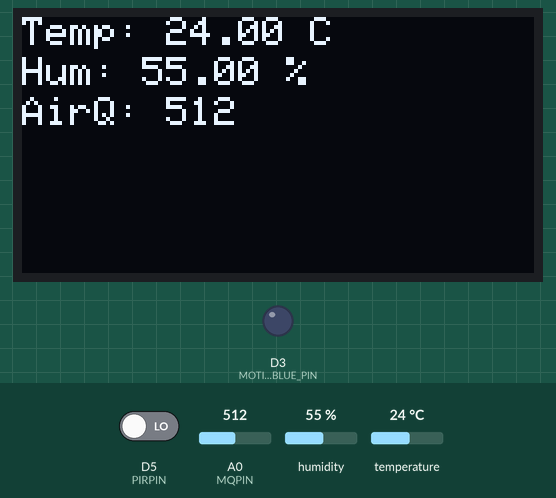
Recording of a sketch running on a simulated ESP8266 (NodeMCU). On the bench: 128×64 one-colour display, output pins drawn as LEDs (lit = HIGH). The test bench sets the inputs (shaded band); at power-on: humidity 55 %, D5 (PIRPIN) LOW, A0 (MQPIN) = 512, temperature 24 °C. WiFi joins after 1.5 s; servers stay silent unless stated; uploads are accepted with an empty reply; web services answer with replies made up by the test bench; what the sketch prints to the serial monitor is not drawn.

Above: at 2.7 s.
2.8 s: humidity set to 22 %
At 8.1 s:
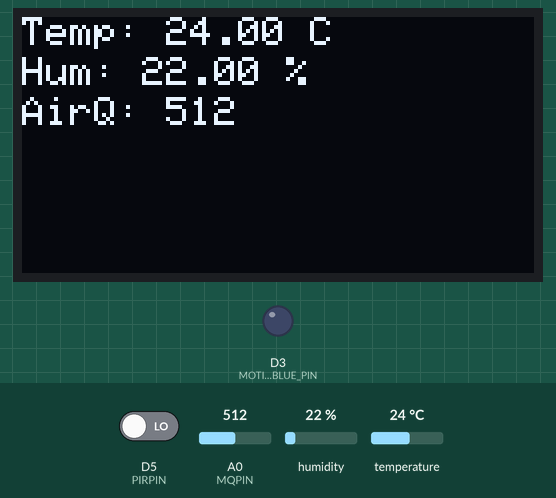
9.0 s: D5 (PIRPIN) driven HIGH
At 13.7 s:
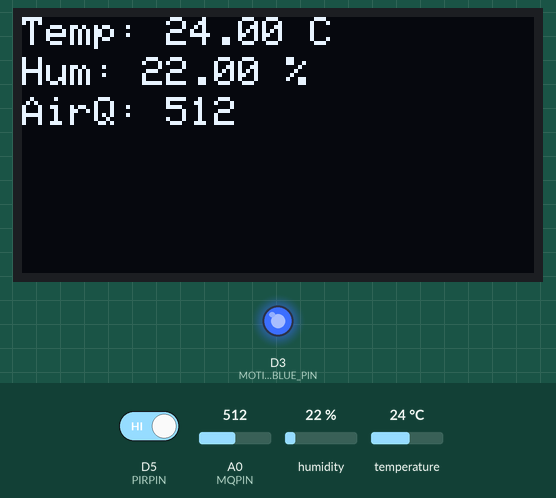
15.2 s: A0 (MQPIN) set to 716
At 19.3 s:
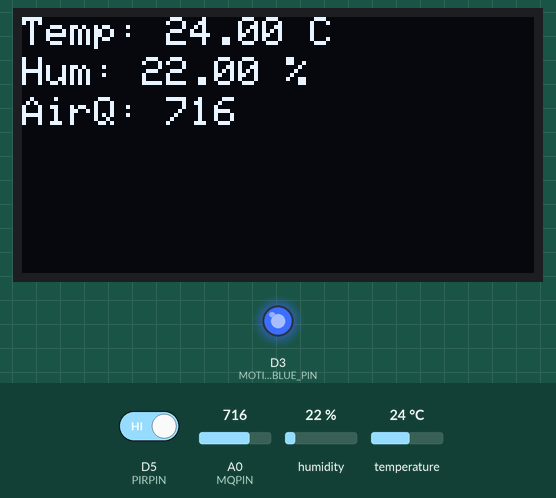
21.4 s: temperature set to 12 °C
At 24.3 s:
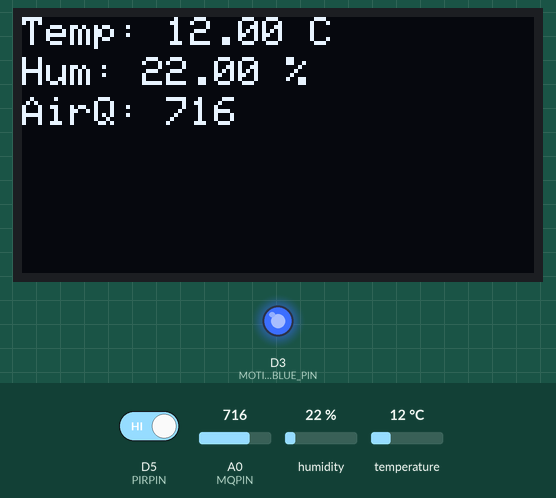
27.6 s: A0 (MQPIN) set to 900
At 30.6 s:
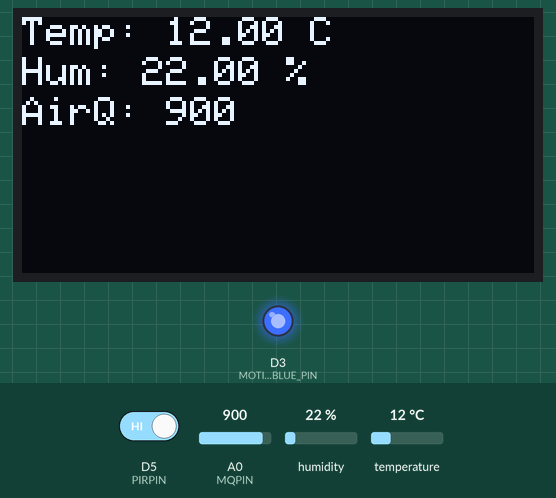
33.8 s: humidity set to 40 %
At 35.6 s:
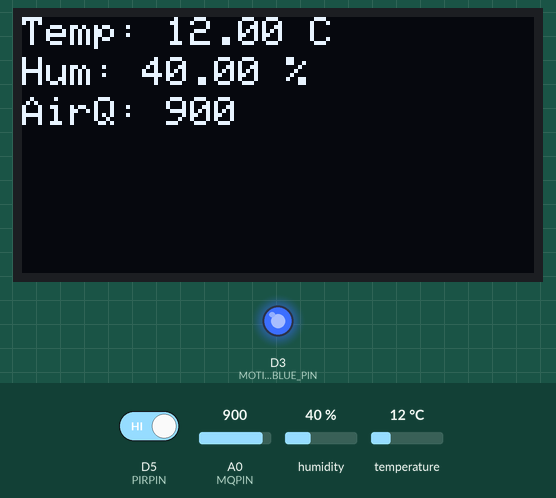
Timing chart, 0 to 37.1 s (numbered marks = the images above; inputs shaded):
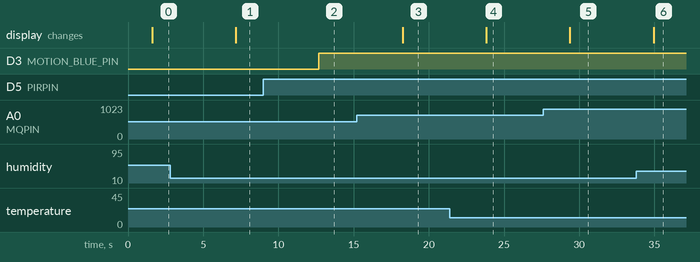

Measured:
- after the input at 2.8 s, the display: changes after 4.4 s (image 1)
- after the input at 9.0 s, D3 (MOTION_BLUE_PIN): LOW → HIGH after 3.7 s
- after the input at 15.2 s, the display: changes after 3.1 s (image 3)
- after the input at 21.4 s, the display: changes after 2.4 s (image 4)
- after the input at 27.6 s, the display: changes after 1.8 s (image 5)
- after the input at 33.8 s, the display: changes after 1.1 s (image 6)

The sketch:

main.ino.ino
```cpp
#include <ESP8266WiFi.h>
#include <DHT.h>
#include <ESP8266HTTPClient.h>
#include <ArduinoJson.h>
#include <TinyGPS++.h>
#include <Wire.h>
#include <Adafruit_GFX.h>
#include <Adafruit_SSD1306.h>

// OLED display settings
#define SCREEN_WIDTH 128 // OLED display width, in pixels
#define SCREEN_HEIGHT 64 // OLED display height, in pixels

// Declaration for an SSD1306 display connected to I2C (SDA, SCL pins)
#define OLED_RESET -1 // Reset pin # (or -1 if sharing Arduino reset pin)
Adafruit_SSD1306 display(SCREEN_WIDTH, SCREEN_HEIGHT, &Wire, OLED_RESET);

// Pin Definitions
#define DHTPIN D6 // GPIO12
#define DHTTYPE DHT11
#define MQPIN A0
#define PIRPIN D5 // GPIO14
#define MOTION_BLUE_PIN D3 // GPIO0

// GPS Pin Definitions
#define RX_PIN D7 // GPIO13
#define TX_PIN D8 // GPIO15

// WiFi and Server Configuration
const char* ssid = "Visitors";
const char* password = "";
const char* serverName = "http://10.72.48.18:3000/api/sensor_data";

DHT dht(DHTPIN, DHTTYPE);
TinyGPSPlus gps;

const int motionDebounceDelay = 500; // milliseconds for debouncing
unsigned long lastMotionTime = 0;
bool motionDetected = false;

void setup() {
    Serial.begin(115200);
    Serial1.begin(9600); // Initialize Serial1 for GPS module
    while (!Serial) { ; } // Wait for Serial to be ready

    Serial.println(F("Starting setup..."));

    dht.begin();
    pinMode(MQPIN, INPUT);
    pinMode(PIRPIN, INPUT);
    pinMode(MOTION_BLUE_PIN, OUTPUT);

    // Initialize I2C for OLED display
    Wire.begin(D2, D1); // SDA = D2 (GPIO4), SCL = D1 (GPIO5)

    Serial.println(F("Initializing OLED display..."));
    if (!display.begin(SSD1306_SWITCHCAPVCC, 0x3C)) { // 0x3C is a common I2C address for OLED displays
        Serial.println(F("SSD1306 allocation failed"));
        while (1); // Stay here if there is a problem
    }

    display.clearDisplay();
    display.setTextSize(1);
    display.setTextColor(WHITE);
    display.setCursor(0, 0);
    display.println(F("Setup Complete"));
    display.display();
    Serial.println(F("OLED display initialized"));

    Serial.println(F("Connecting to WiFi..."));
    WiFi.begin(ssid, password);
    while (WiFi.status() != WL_CONNECTED) {
        delay(500);
        Serial.println(F("Connecting to WiFi..."));
    }
    Serial.println(F("WiFi connected."));
    Serial.print(F("IP Address: "));
    Serial.println(WiFi.localIP());
}

void loop() {
    maintainWiFiConnection();
    bool currentMotionDetected = checkForMotion();

    if (currentMotionDetected != motionDetected) {
        if (millis() - lastMotionTime > motionDebounceDelay) {
            motionDetected = currentMotionDetected;
            lastMotionTime = millis();
            updateMotionBlueLed(motionDetected);
        }
    }

    readSensorsAndDisplay(motionDetected);
    delay(5000); // Increase the delay to 5 seconds
}

bool checkForMotion() {
    int sensorValue = digitalRead(PIRPIN);
    Serial.print(F("PIR Sensor Value: ")); // Debugging output for PIR sensor value
    Serial.println(sensorValue);
    return sensorValue == HIGH; // Adjusted to check for HIGH signal when motion is detected
}

void updateMotionBlueLed(bool motionDetected) {
    if (motionDetected) {
        Serial.println(F("Motion detected!"));
        digitalWrite(MOTION_BLUE_PIN, HIGH);
    } else {
        Serial.println(F("No motion detected."));
        digitalWrite(MOTION_BLUE_PIN, LOW);
    }
}

void maintainWiFiConnection() {
    if (WiFi.status() != WL_CONNECTED) {
        Serial.println(F("WiFi not connected, attempting to reconnect..."));
        WiFi.reconnect();
    }
}

void readSensorsAndDisplay(bool motionDetected) {
    float humidity = dht.readHumidity();
    float temperature = dht.readTemperature();
    int airQuality = analogRead(MQPIN);

    if (isnan(humidity) || isnan(temperature)) {
        Serial.println(F("Failed to read from DHT sensor!"));
        return;
    }

    // Update the OLED display
    display.clearDisplay();
    display.setTextSize(1);
    display.setTextColor(WHITE);
    display.setCursor(0, 0);
    display.print(F("Temp: ")); display.print(temperature); display.println(F(" C"));
    display.setCursor(0, 10);
    display.print(F("Hum: ")); display.print(humidity); display.println(F(" %"));
    display.setCursor(0, 20);
    display.print(F("AirQ: ")); display.print(airQuality);
    display.display();
    delay(100); // Add a short delay after updating the display

    Serial.println(F("OLED display updated"));

    Serial.println(F("Reading Sensors:"));
    Serial.println(F("Temperature: ") + String(temperature) + F("C"));
    Serial.println(F("Humidity: ") + String(humidity) + F("%"));
    Serial.println(F("Air Quality: ") + String(airQuality));
    Serial.println(F("Motion Detected: ") + String(motionDetected));

    sendDataToServer(temperature, humidity, airQuality, motionDetected);
}

String getIPGeolocation() {
    String ipGeolocation = "N/A";
    if (WiFi.status() == WL_CONNECTED) {
        WiFiClient client;
        HTTPClient http;
        http.begin(client, "http://ip-api.com/json");
        int httpResponseCode = http.GET();
        if (httpResponseCode > 0) {
            String payload = http.getString();
            StaticJsonDocument<300> doc;
            deserializeJson(doc, payload);
            float lat = doc["lat"];
            float lon = doc["lon"];
            ipGeolocation = String(lat, 6) + "," + String(lon, 6);
        }
        http.end();
    }
    return ipGeolocation;
}

void sendDataToServer(float temp, float hum, int airQual, bool motionDetected) {
    if (WiFi.status() == WL_CONNECTED) {
        String ipGeolocation = getIPGeolocation();
        StaticJsonDocument<300> doc;
        doc["temperature"] = temp;
        doc["humidity"] = hum;
        doc["airQuality"] = airQual;
        doc["motionDetected"] = motionDetected;

        if (ipGeolocation != "N/A") {
            int commaIndex = ipGeolocation.indexOf(',');
            String lat = ipGeolocation.substring(0, commaIndex);
            String lon = ipGeolocation.substring(commaIndex + 1);
            JsonObject gps = doc.createNestedObject("gps");
            gps["latitude"] = lat;
            gps["longitude"] = lon;
        }

        WiFiClient client;
        HTTPClient http;
        http.begin(client, serverName);
        http.addHeader("Content-Type", "application/json");

        String requestBody;
        serializeJson(doc, requestBody);

        Serial.println(F("Sending data to server..."));
        int httpResponseCode = http.POST(requestBody);
        if (httpResponseCode > 0) {
            Serial.println(F("HTTP Response code: ") + String(httpResponseCode));
        } else {
            Serial.print(F("Error on sending POST: "));
            Serial.println(httpResponseCode);
        }
        http.end();
    } else {
        Serial.println(F("Error in WiFi connection"));
    }
}
```
